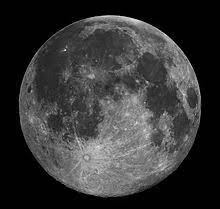
#> input picture photo/moon.tif, 220 x 209 px
$ python demo_velocity_estimation_1.py
#> lines starting #> are read from the running program, lines starting #| are printed output that depends on the picture
#> further down, image is the input picture: shape (209, 220); min 0, max 243, mean 54.5
### velocity_estimation_utils.py
#!/usr/bin/env python3
# -*- coding: utf-8 -*-
"""
velocity_estimation_utils.py

"""

import numpy as np
import imageio

def GaussianKernel2D(kernel_size, sigma):
    '''Returns a 2D Gaussian kernel

    kernel_size: Gaussian kernel size
    sigma: kernel standard deviation
    '''

    kn = int((kernel_size - 1) / 2);
    x = np.arange(-kn, kn + 1, 1);
    [X, Y] = np.meshgrid(x, x, sparse=False, indexing='xy');
    kernel = np.exp(-(np.power(X, 2) + np.power(Y, 2)) / (2 * sigma ** 2));
    kernel = kernel / kernel.sum();
    return kernel;

def MakeMovie(image, nf, space_ship, x_start, y_start, x_vel, y_vel):
    '''Returns a simulated video with the moving object superimposed on the image

    nf: number of frames
    space_ship: a tupil of (Gaussian kernel size, kernel standard deviation)
    x_start: x starting position of moving object
    y_start: y starting position of moving object
    x_vel: x component velocity of object (pixels / frame)
    y_vel: y component velocity of object (pixels / frame)
    '''
#> called with nf = 80, space_ship = (3, 1), x_start = 0, y_start = 25, x_vel = 3, y_vel = 2

    [nr, nc] = image.shape;
#> nr = 209; nc = 220
    space_ship_size = space_ship[0];
    ship = GaussianKernel2D(space_ship[0], space_ship[1]);
    video = np.zeros((nf, nr, nc));
    for frame_no in range(nf):
        video[frame_no, :, :] = image;

    for frame_no in range(nf):
        video[frame_no, y_start: y_start + space_ship_size, x_start: x_start + space_ship_size] = ship;
        x_start += x_vel;
        y_start += y_vel;
        if x_start >= (nc - space_ship_size) or y_start >= (nr - space_ship_size):
            break;
#> after the loop, x_start = 219; y_start = 171

    mask = video < 0;
    video[mask] = 0;
    return video;

def SaveMovie(movie, movie_name, fps):
    imageio.mimwrite(movie_name, movie , fps = fps);
    return None;

def CalculateProjections(video, a_x, a_y, delta_t):
    '''Returns a tupil (signal projection onto x axis, signal projection onto y axis)

    a_x: int coefficient, controls the peak position (x velocity component) in the frequency domain
    a_y: int coefficient, controls the peak position (y velocity component) in the frequency domain
    a_x and a_y should be large enough to move the peak from the DC component, \
        yet small enough to avoid aliasing
    delta_t: time between frames [s]
    '''
#> called with video = array of shape (80, 209, 220), a_x = 2, a_y = 2, delta_t = 0.05


    [nf, nr, nc] = video.shape;
#> nf = 80; nr = 209; nc = 220
    g_x = np.zeros((nf, 1), dtype = np.complex); # projection onto x axis
    g_y = np.zeros((nf, 1), dtype = np.complex); # projection onto y axis
    for frame_no in range(nf):
        temp = np.sum(video[frame_no, :, :], axis = 0).reshape(nc, 1) * \
            np.exp(1j * 2 * np.pi * a_x * np.arange(0, nc).reshape(nc, 1) * delta_t);
        g_x[frame_no] = np.sum(temp);

        temp = np.sum(video[frame_no, :, :], axis = 1).reshape(nr, 1) * \
            np.exp(1j * 2 * np.pi * a_y * np.arange(0, nr).reshape(nr, 1) * delta_t);
        g_y[frame_no] = np.sum(temp);

    return g_x, g_y;

def CalculateSpectra(g_x, g_y):
    '''Returns a tupil (fft of the signal projections onto x axis, fft of the signal projections onto y axis)

    g_x: signal projection onto x axis
    g_y: signal projection onto y axis
    '''

    G_x = np.abs(np.fft.fft(g_x, axis = 0));
#> G_x = 80 values, max 234489.7 at index 0, min 122.9 at index 73, mean 4998.1
    G_y = np.abs(np.fft.fft(g_y, axis = 0));
#> G_y = 80 values, max 497033.7 at index 0, min 94.75 at index 53, mean 8251.5

    return G_x, G_y;

### demo_velocity_estimation_1.py
#!/usr/bin/env python3
# -*- coding: utf-8 -*-
"""
demo_velocity_estimation_1.py

This demo shows how to estimate the velocity of a moving object (x and y components, pixels / frame) \
    in the frequency domain based on the uniformly acquired frames

    This demo uses a simulation: a moving UFO is superimposed on the image of moon
"""


import numpy as np
from matplotlib import pyplot as plt
import matplotlib.image as mpimg
from velocity_estimation_utils import MakeMovie, SaveMovie, CalculateProjections, CalculateSpectra

fontsize = 32;
nf = 80; # number of frames
fps = 20; # frames / s
ymin, ymax = (0, 100000); # scaling for fft y axis

# load image
image = np.array(mpimg.imread('photo/moon.tif'));
image = image.astype(np.uint8);

# make movie
kernel_size = 3;
sigma = 1;
x_start = 0;
y_start = 25;
x_vel = 3;
y_vel = 2;
video = MakeMovie(image, nf, (kernel_size, sigma), x_start, y_start, x_vel, y_vel);

# save movie
movie_name = 'video/UFO_movie.mp4';
SaveMovie(video, movie_name, fps);

# the actual data processing
a_x = 2;
a_y = 2;
delta_t = 1 / fps;
g_x, g_y = CalculateProjections(video, a_x, a_y, delta_t);
G_x, G_y = CalculateSpectra(g_x, g_y);

n = 2; # the spectra need a bit of help to make our peaks stand out
G_x[0:n] = 0;
G_y[0:n] = 0;
G_x[-n:] = 0;
G_y[-n:] = 0;

u_x = np.argmax(G_x); # position of max peak in fft
#> u_x = 24
u_y = np.argmax(G_y); # position of max peak in fft
#> u_y = 16
V_x = u_x / a_x / (nf * delta_t);
#> V_x = 3
V_y = u_y / a_y / (nf * delta_t);
#> V_y = 2
print(f'Given velocity:\n V_x = {x_vel:0.2f} [pixels / frame] V_y = {y_vel:0.2f} [pixels / frame]');
print(f'Calculated velocity:\n V_x = {V_x:0.2f} [pixels / frame] V_y = {V_y:0.2f} [pixels / frame]');
#| Calculated velocity:
#|  V_x = 3.00 [pixels / frame] V_y = 2.00 [pixels / frame]

# show fft spectra
fig_width, fig_height = 20, 10;
fig, (ax1, ax2) = plt.subplots(nrows=1, ncols=2, figsize=(fig_width, fig_height));
ax1.plot(G_x)
ax1.set_title('G_x', fontsize = fontsize)
ax1.set_ylim([ymin,ymax])

ax2.plot(G_y)
ax2.set_title('G_y', fontsize = fontsize)
ax2.set_ylim([ymin,ymax])
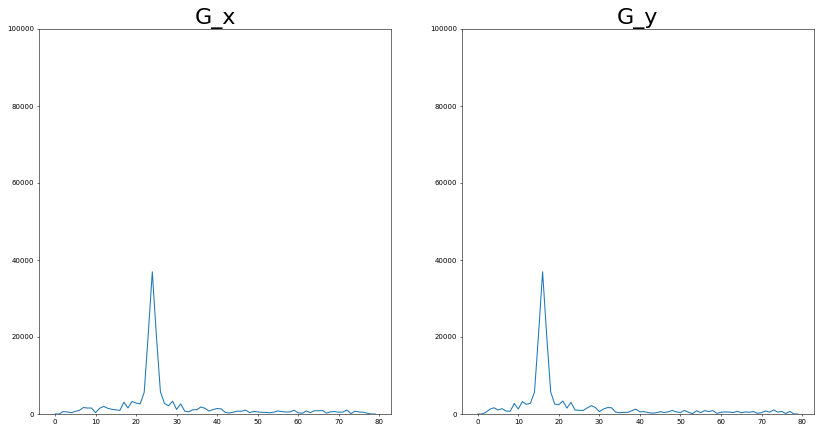
#> figure drawn by matplotlib, 2 panels; panel 1: curve peaks at x = 24, y = 36931.2; panel 2: curve peaks at x = 16, y = 36926.4
